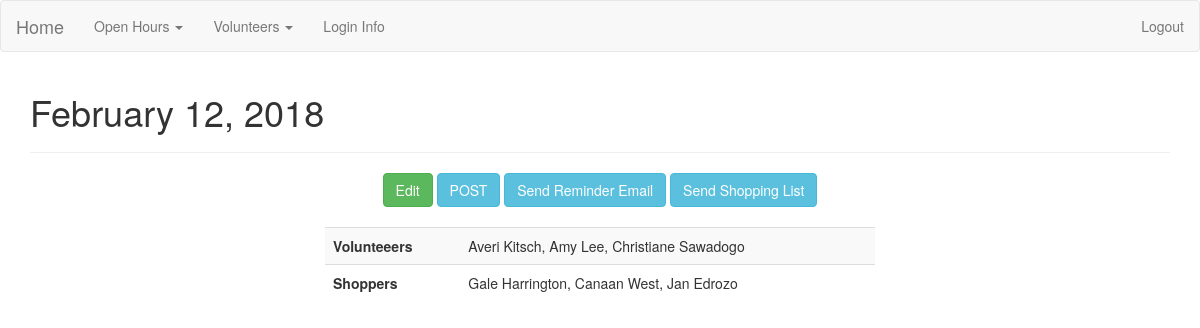
Page /openhours/8 (signed in) on the committed database.
### app/models.py (models this page shows, shortened)
class Openhour(db.Model):
    id = db.Column(db.Integer(), primary_key=True)
    date = db.Column(db.DateTime(), unique=True)
    posted = db.Column(db.Boolean)
    volunteers = db.relationship('Volunteer', secondary=openhour_volunteers, backref='openhourvols', lazy='dynamic')
    shoppers = db.relationship('Volunteer', secondary=openhour_shoppers, backref='openhourshoppers', lazy='dynamic' )
    notes = db.relationship('Note', backref='openhournotes', lazy=True)

class Volunteer(db.Model):
    id = db.Column(db.Integer(), primary_key=True)
    name = db.Column(db.String(100), unique=True)
    role = db.Column(db.String(50))
    email = db.Column(db.String(255), nullable=False)
    active = db.Column(db.Boolean)
    openhours = db.relationship('Openhour', secondary=openhour_volunteers, backref='ohvolunteers', lazy='subquery')
    openhour_shoppers = db.relationship('Openhour', secondary=openhour_shoppers, backref='ohshoppers', lazy='subquery')
    notes = db.relationship('Note', backref='openhour', lazy=True)

### app/openhours/views.py (the view)
@openhours_blueprint.route('/<string:id>')
@admin_logged_in
def show_openhour(id):
    openhour = Openhour.query.get(id)
    if openhour.notes:
        notes = openhour.notes[0]
    else:
        notes = False
    return render_template('openhour.html', openhour=openhour, notes=notes)

### app/login_helpers.py (called while the page is built)
def admin_logged_in(f):
    @wraps(f)
    def wrap(*args, **kwargs):
        if 'user' in session and session['user']=='admin':
            return f(*args, **kwargs)
        else:
            flash('You must have admin privileges to complete this action', 'danger')
            return redirect(url_for('index'))
    return wrap

### app/openhours/templates/openhour.html (shortened to what this page needs)
{% extends 'layout.html' %}
{% block body %}
  <h1>{{ openhour.date.strftime('%B %d, %Y') }}</h1>
  <hr>
    <div class="form">
      <div class="menu-center">
        <a class="btn btn-success" href="{{openhour.id}}/edit">Edit</a>
        {% if openhour.posted == False %}
          <a class="btn btn-info" href="{{openhour.id}}/post">POST</a>
        {% else %}
          <a class="btn btn-danger" href="{{openhour.id}}/post">Re-POST</a>
        {% endif %}
        <a class="btn btn-info" href="{{openhour.id}}/reminder_email">Send Reminder Email</a>
        <a class="btn btn-info" href="{{openhour.id}}/shopping_email">Send Shopping List</a>
      </div>
      <table class="table table-striped">
        <tr>
          <th>
            Volunteeers
          </th>
          <td>
            {% for volunteer in openhour.volunteers %}
              {{volunteer.name}}{{ "," if not loop.last }}
            {% endfor %}
          </td>
        </tr>
        <tr>
          <th>
            Shoppers
          </th>
          <td>
            {% for shopper in openhour.shoppers %}
              {{shopper.name}}{{ "," if not loop.last }}
            {% endfor %}
          </td>
        </tr>
      </table>
    {% endblock %}

### app/static/css/style.css (style rules this page uses)
.form { max-width: 550px; margin: 0 auto; }
.table { max-width: 900px; margin: 0 auto; }
.menu-center { text-align: center; }
.menu-center .btn { margin-bottom: 20px; }

### rows in the picture
Openhour: date "February 12, 2018"
Volunteer: name "Averi Kitsch", last ","
Volunteer: name "Amy Lee", last ","
Volunteer: name "Christiane Sawadogo"
Volunteer: name "Gale Harrington", last ","
Volunteer: name "Canaan West", last ","
Volunteer: name "Jan Edrozo"
